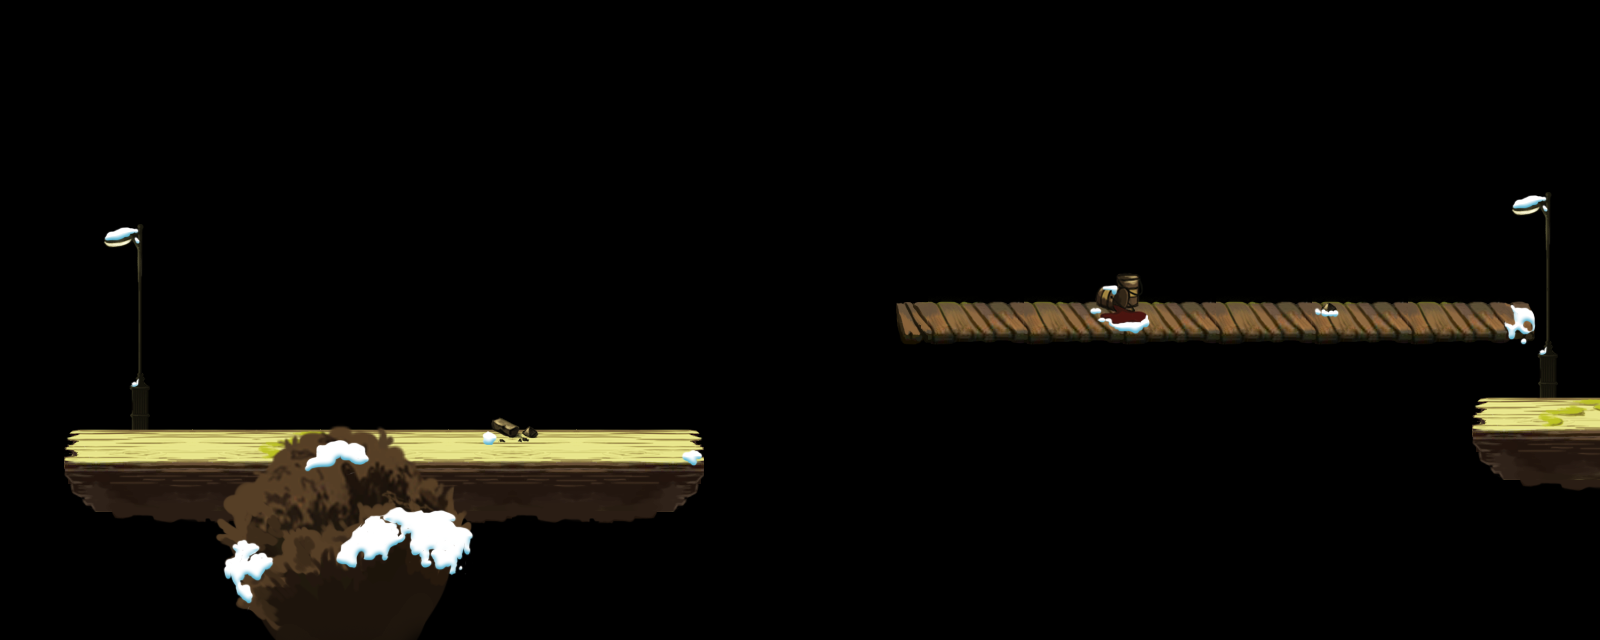

This game map was drawn from its Tiled (.tmx) file and the tilesets committed beside it. A one-line description and the trimmed map source follow:
An orthogonal 50x20 tile map with 32x32 px tiles, 5 tile layers (tile_terrain_deco_back, tile_terrain_0, tile_terrain_1, tile_terrain_2, ...) and 14 objects (3x tuzigongjianshoufly, 2x tuzigongjianshou, 2x tuzijianke, 2x coin, 2x light).

<map version="1.0" orientation="orthogonal" width="50" height="20" tilewidth="32" tileheight="32">
 <properties>
  <property name="offsetX" value="0" />
  <property name="offsetY" value="4" />
 </properties>
 <tileset firstgid="1" name="s01" tilewidth="32" tileheight="32">
  <image source="s01.png" width="992" height="512" />
 </tileset>
 <layer name="tile_terrain_deco_back" width="50" height="20">
  <data>[1000 cells, 73 non-empty, 45 distinct tile ids]</data>
 </layer>
 <layer name="tile_terrain_0" width="50" height="20">
  <data>[1000 cells, 61 non-empty, 13 distinct tile ids]</data>
 </layer>
 <layer name="tile_terrain_1" width="50" height="20">
  <data>[1000 cells, 142 non-empty, 63 distinct tile ids]</data>
 </layer>
 <layer name="tile_terrain_2" width="50" height="20">
  <data>[1000 cells, 3 non-empty, 3 distinct tile ids]</data>
 </layer>
 <layer name="tile_terrain_deco_front" width="50" height="20">
  <data>[1000 cells, 69 non-empty, 69 distinct tile ids]</data>
 </layer>
 <objectgroup name="obj_terrain" width="50" height="20">
  <object x="64" y="448" width="640" height="32" />
  <object x="896" y="320" width="640" height="32" />
  <object x="1472" y="416" width="128" height="32" />
 </objectgroup>
 <objectgroup name="obj_enemies" width="50" height="20">
  <object type="tuzigongjianshou" x="1408" y="256" width="32" height="32">
   <properties>
    <property name="cmd" value="s,0.8;" />
   </properties>
  </object>
  <object type="tuzigongjianshou" x="576" y="384" width="32" height="32" />
  <object type="tuzijianke" x="640" y="320" width="32" height="32">
   <properties>
    <property name="cmd" value="s,0.8;j,5,10;" />
   </properties>
  </object>
 </objectgroup>
 <objectgroup name="obj_objects" width="50" height="20">
  <object type="coin" x="768" y="256" width="32" height="32" />
  <object type="coin" x="800" y="256" width="32" height="32" />
  <object type="light" x="1504" y="192" width="32" height="32" />
  <object type="light" x="96" y="224" width="32" height="32" />
 </objectgroup>
 <objectgroup name="obj_enemies_alt" width="50" height="20">
  <object type="tuzigongjianshoufly" x="736" y="288" width="32" height="32">
   <properties>
    <property name="cmd" value="fn;" />
   </properties>
  </object>
  <object type="tuzigongjianshoufly" x="864" y="384" width="32" height="32">
   <properties>
    <property name="cmd" value="fn;" />
   </properties>
  </object>
  <object type="tuzigongjianshoufly" x="1376" y="192" width="32" height="32">
   <properties>
    <property name="cmd" value="fn;" />
   </properties>
  </object>
  <object type="tuzijianke" x="1312" y="256" width="32" height="32" />
 </objectgroup>
</map>
